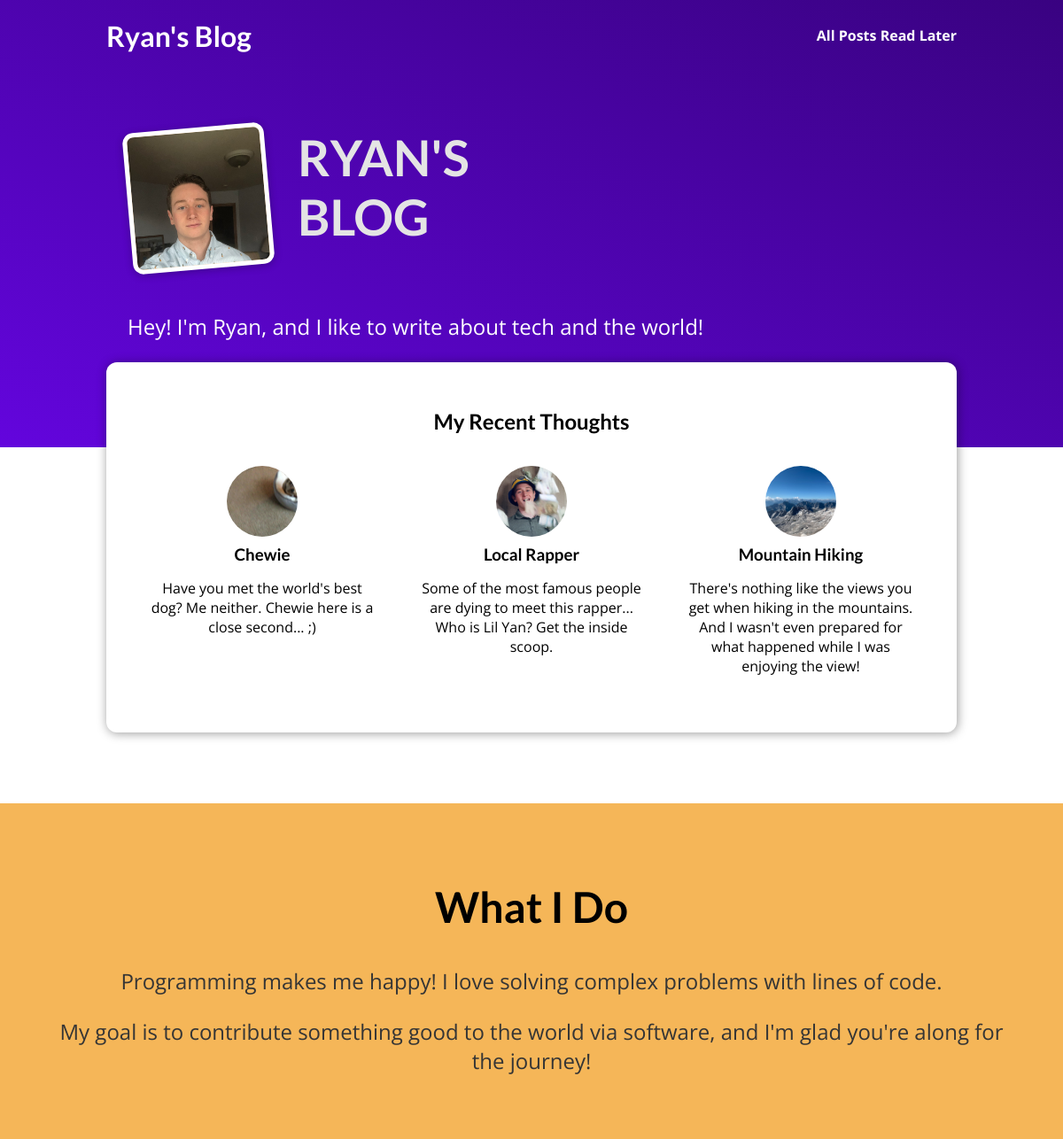
The page / on the database its author committed.
### blog/models.py (models this page shows, shortened)
class Post(models.Model):
    title = models.CharField(max_length=150)
    excerpt = models.CharField(max_length=200)
    image = models.ImageField(upload_to="posts", null=True)
    date = models.DateField(auto_now=True)
    slug = models.SlugField(unique=True, db_index=True)
    content = models.TextField(validators=[MinLengthValidator(10)])
    author = models.ForeignKey(Author, on_delete=models.SET_NULL, null=True, related_name="posts")
    tags = models.ManyToManyField(Tag)

### blog/views.py (the view)
# urls.py: path("", views.StartingPageView.as_view(), name="starting-page"), # /blog/
class StartingPageView(ListView):
    template_name = "blog/index.html"
    model = Post
    ordering = ["-date"]
    context_object_name = "posts"
    def get_queryset(self):
        queryset = super().get_queryset()
        data = queryset[:3]
        return data

### blog/templates/blog/index.html (shortened to what this page needs)
{% extends "base.html" %}
{% load static %}
{% block css_files %}
  <link rel="stylesheet" href="{% static "blog/index.css" %}" />
  <link rel="stylesheet" href="{% static "blog/includes/header.css" %}" />
  <link rel="stylesheet" href="{% static "blog/includes/post.css" %}" />
{% endblock %}
{% block content %}
  {% include "blog/includes/header.html" %}
  <section id="welcome">
    <header>
      <img src="{% static "blog/images/ryan.jpeg" %}" alt="Ryan - The Author Of This Blog" />
      <h2>RYAN'S BLOG</h2>
    </header>
    <p>Hey! I'm Ryan, and I like to write about tech and the world!</p>
  </section>
  <section id="latest-posts">
    <h2>My Recent Thoughts</h2>
    <ul>
      {% for post in posts %}
        {% include "blog/includes/post.html" %}
      {% endfor %}
    </ul>
  </section>
  <section id="about">
    <h2>What I Do</h2>
    <p>
      Programming makes me happy! I love solving complex problems with lines of code.
    </p>
    <p>
      My goal is to contribute something good to the world via software, and I'm glad you're along for the journey!
    </p>
  </section>
{% endblock %}

### blog/templates/blog/includes/post.html
<li>
  <article class="post">
    <a href="{% url "post-detail-page" post.slug %}">
      <img src="{{ post.image.url }}" alt="{{ post.title }}" />
      <div class="post__content">
        <h3>{{ post.title }}</h3>
        <p>{{ post.excerpt }}</p>
      </div>
    </a>
  </article>
</li>

### static/app.css (style rules this page uses)
* { box-sizing: border-box; }
html { font-family: 'Open Sans', 'Lato', sans-serif; }
body { margin: 0; }
h1, h2, h3 { font-family: 'Lato', sans-serif; font-weight: bold; }

### blog/static/blog/index.css (style rules this page uses)
#welcome { background: linear-gradient(to right top, #6305dd, #390281); padding: 6rem 12%; }
#welcome header { display: flex; align-items: flex-start; margin: 3rem auto; }
#welcome img { width: 10rem; height: 10rem; object-fit: cover; object-position: top; border: 5px solid white; border-radius: 12px; background-color: #ffe1bf; transform: rotateZ(-5deg); box-shadow: 0 2px 8px rgba(0, 0, 0, 0.25); }
#welcome h2 { font-size: 3.5rem; margin: 0 0 0 2rem; color: #e4e4e4; width: 10rem; }
#welcome p { color: white; font-size: 1.5rem; }
#latest-posts { background-color: white; padding: 2rem; border-radius: 12px; width: 60rem; margin: -6rem auto 2rem auto; box-shadow: 1px 1px 12px rgba(0, 0, 0, 0.4); }
#latest-posts h2 { text-align: center; }
#latest-posts ul { list-style: none; margin: 0; padding: 0; display: flex; gap: 1rem; }
#latest-posts li { flex: 1; }
#about { text-align: center; padding: 3rem; background-color: #f5b658; margin-top: 5rem; }
#about h2 { font-size: 3rem; }
#about p { font-size: 1.5rem; color: #353535; }

### blog/static/blog/includes/post.css (style rules this page uses)
.post { display: flex; flex-direction: column; align-items: center; text-align: center; }
.post a { text-decoration: none; color: black; transition: all 0.2s ease; padding: 1rem; }
.post img { width: 5rem; height: 5rem; object-fit: cover; border-radius: 50%; }
.post h3 { margin: 0.25rem 0; }

### rows shown on the page
Post: image (picture), title "Chewie", excerpt "Have you met the world's best dog? Me neither. Chewie here is a close second... ;)"
Post: image (picture), title "Local Rapper", excerpt "Some of the most famous people are dying to meet this rapper... Who is Lil Yan? Get the inside scoop."
Post: image (picture), title "Mountain Hiking", excerpt "There's nothing like the views you get when hiking in the mountains. And I wasn't even prepared for what happened while I was enjoying the view!"
